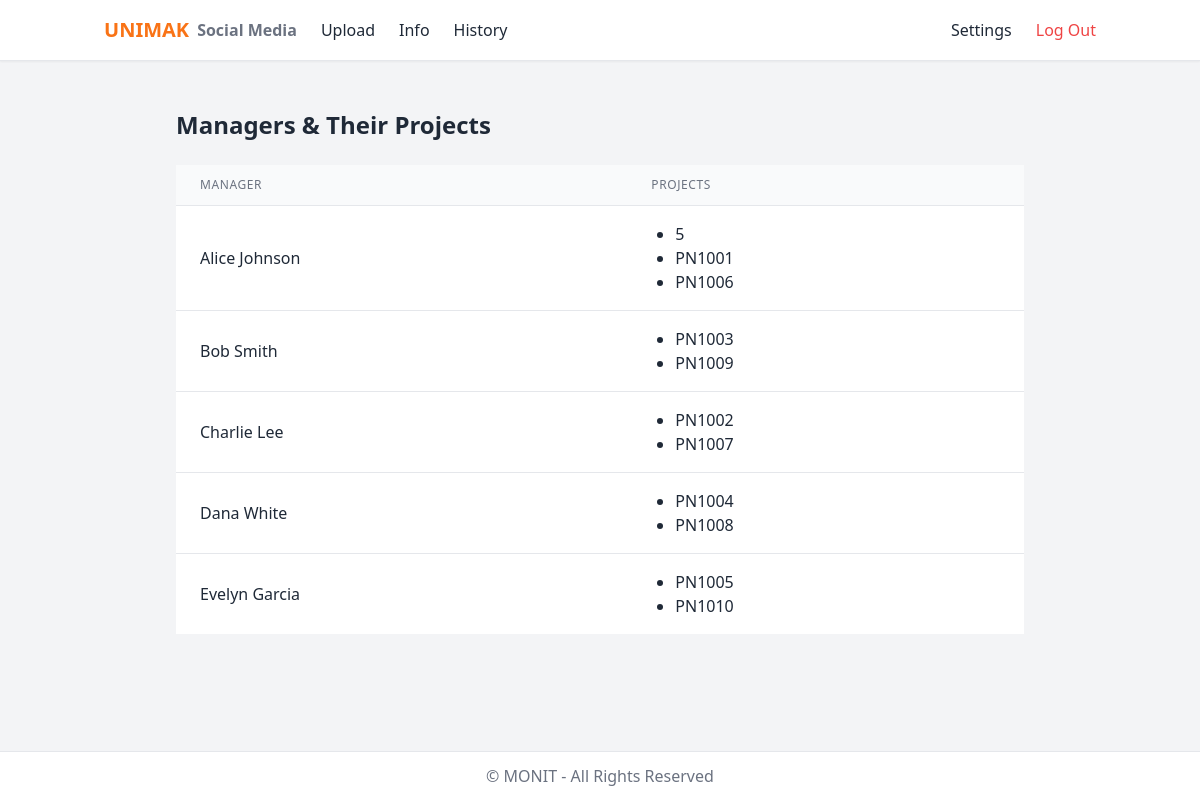
Screenshot of /info (signed in) with the database file from the repository.
### tables this page shows
CREATE TABLE projects (
    id INTEGER PRIMARY KEY AUTOINCREMENT,
    user_id INTEGER NOT NULL,
    project_number TEXT NOT NULL,
    manager_id INTEGER NOT NULL,
    reason TEXT,
    description TEXT,
    record_date DATETIME DEFAULT CURRENT_TIMESTAMP,
    FOREIGN KEY (user_id) REFERENCES users(id),
    FOREIGN KEY (manager_id) REFERENCES managers(id)
);

CREATE TABLE managers (
    id INTEGER PRIMARY KEY AUTOINCREMENT,
    manager_name TEXT NOT NULL UNIQUE
);

### app.py (the view)
@app.route("/info", methods=["GET", "POST"])
@login_required
def info():
    rows = db.execute("""
        SELECT m.id AS manager_id, m.manager_name, p.project_number
        FROM managers m
        LEFT JOIN projects p ON p.manager_id = m.id
        ORDER BY m.manager_name
    """)
    data = {}
    for row in rows:
        manager = row["manager_name"]
        project = row["project_number"]
        if manager not in data:
            data[manager] = []
        if project:
            data[manager].append(project)
    return render_template("info.html", data=data)

### app.py (called while the page is built)
@app.after_request
def after_request(response):
    response.headers["Cache-Control"] = "no-cache, no-store, must-revalidate"
    response.headers["Expires"] = 0
    response.headers["Pragma"] = "no-cache"
    return response

### helpers.py (called while the page is built)
def login_required(f):
    @wraps(f)
    def decorated_function(*args, **kwargs):
        if session.get("user_id") is None:
            return redirect("/login")
        return f(*args, **kwargs)
    return decorated_function

### templates/info.html (shortened to what this page needs)
{% extends "layout.html" %}
{% block main %}
    <div class="p-6 max-w-4xl mx-auto">
        <h1 class="text-2xl font-bold mb-6">Managers & Their Projects</h1>
        <table class="min-w-full divide-y divide-gray-200">
            <thead class="bg-gray-50">
                <tr>
                    <th class="px-6 py-3 text-left text-xs font-medium text-gray-500 uppercase tracking-wider">Manager</th>
                    <th class="px-6 py-3 text-left text-xs font-medium text-gray-500 uppercase tracking-wider">Projects</th>
                </tr>
            </thead>
            <tbody class="bg-white divide-y divide-gray-200">
                {% for manager, projects in data.items() %}
                <tr>
                    <td class="px-6 py-4 whitespace-nowrap">{{ manager }}</td>
                    <td class="px-6 py-4 whitespace-nowrap">
                        {% if projects %}
                            <ul class="list-disc ml-6">
                                {% for project in projects %}
                                    <li>{{ project }}</li>
                                {% endfor %}
                            </ul>
                        {% else %}
                            <span class="text-gray-400">No projects assigned</span>
                        {% endif %}
                    </td>
                </tr>
                {% endfor %}
            </tbody>
        </table>
    </div>
{% endblock %}

### rows the page displays
projects: manager_name "Alice Johnson", projects "5"
projects: project_number "PN1001"
projects: project_number "PN1006"
projects: manager_name "Bob Smith", project_number "PN1003"
projects: project_number "PN1009"
projects: manager_name "Charlie Lee", project_number "PN1002"
projects: project_number "PN1007"
projects: manager_name "Dana White", project_number "PN1004"
projects: project_number "PN1008"
projects: manager_name "Evelyn Garcia", project_number "PN1005"
projects: project_number "PN1010"
